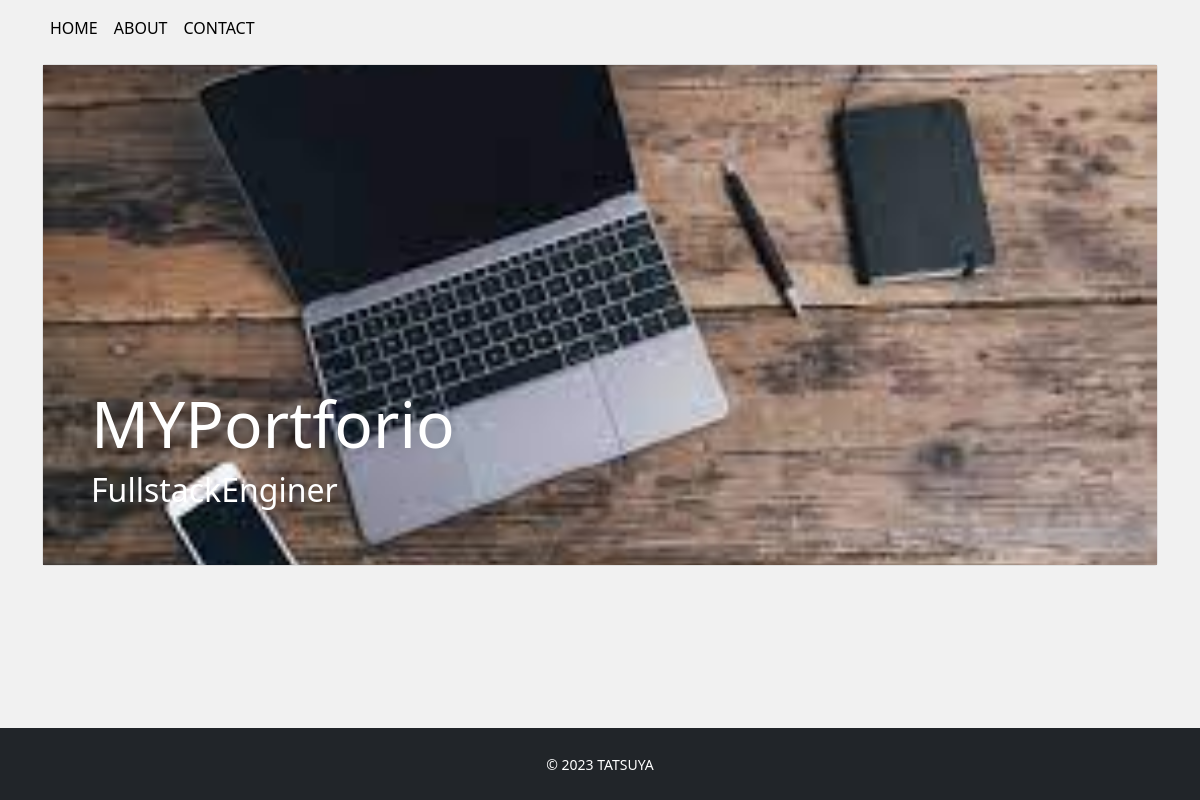
The app's page /, older data.
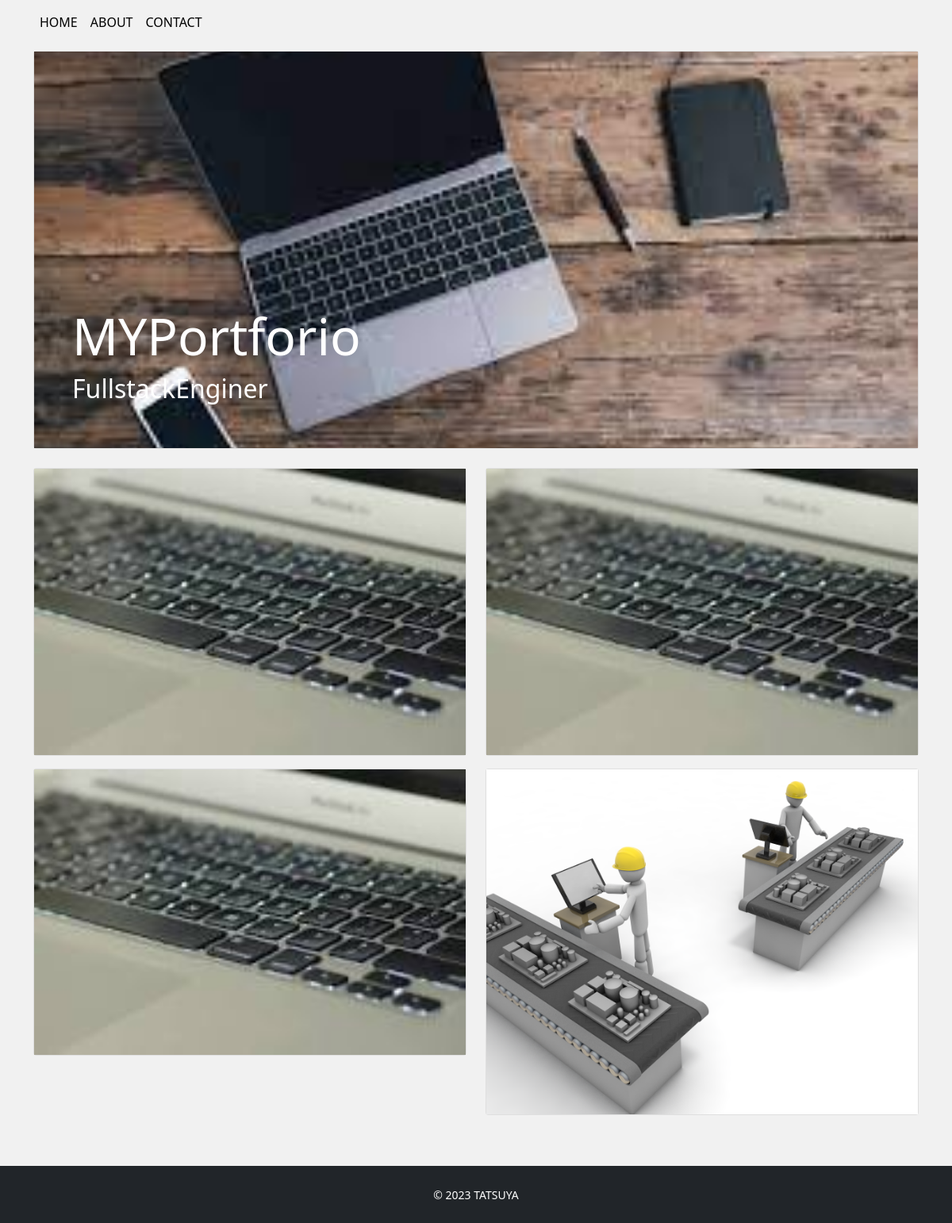
The same page, newer data.
### app/models.py (models this page shows, shortened)
class Profile(models.Model):
    title=models.CharField('タイトル',max_length=100,null=True,blank=True)
    sub_title=models.CharField('サブタイトル',max_length=100,null=True,blank=True)
    name=models.CharField('名前',max_length=100,null=True,blank=True)
    job=models.TextField('仕事',)
    intoroduction=models.TextField('自己紹介')
    github=models.CharField('github',max_length=100,null=True,blank=True)
    twitter=models.CharField('twitter',max_length=100,null=True,blank=True)
    topimage = models.ImageField(upload_to='images',verbose_name='トップ画像')
    subimage = models.ImageField(upload_to='images',verbose_name='サブ画像')

class Work(models.Model):
    title = models.CharField('タイトル',max_length=100)
    image = models.ImageField(upload_to='images',verbose_name='イメージ画像')
    thumbnall =models.ImageField(upload_to='images',verbose_name='サムネイル',null=True,blank=True)
    skill = models.CharField('スキル',max_length=100)
    url = models.CharField('URL',max_length=100,null=True,blank=True)
    created = models.DateField('作成日')
    description = models.TextField('説明')

### app/views.py (the view)
# urls.py: path('', views.IndexView.as_view(),name='index'),
class IndexView(View):
    def get(self,request,*args,**kwargs):
        profile_data=Profile.objects.all()
        if profile_data.exists():
            profile_data = profile_data.order_by('-id')[0]
        work_data=Work.objects.order_by('-id')
        return render(request,'app/index.html',{
            'profile_data':profile_data,
            'work_data':work_data})

### app/templates/app/index.html (shortened to what this page needs)
{%extends 'app/base.html'%}
{% block content %}
<div class="card top d-flex flex-column justify-content-end mb-4">
    <img src="{{profile_data.topimage.url}}" alt="">
    <div class="overlay text-white p-5">
        <h1 class="title">{{profile_data.title}}</h1>
        <h5 class="subtitle">{{profile_data.sub_title}}</h5>
    </div>
</div>
<div class="row mb-5">
    {% for work in work_data%}
    <div class="col-6 col-md3 mb-3">
        <div class="card work-thumbnail">
            {% if work.thumbnail %}
            <img src="{{work.thumbnail.url}}" alt="" class="work-img">
            {% else%}
            <img src="{{work.image.url}}" alt="work-img">
            {% endif%}
        </div>
    </div>
    {% endfor%}
</div>
{% endblock %}

### app/templates/app/base.html (shortened to what this page needs)
{% load static %}
<!DOCTYPE html>
<html lang="ja">
<head>
    <link rel="stylesheet" href="https://cdn.jsdelivr.net/npm/bootstrap@5.0.2/dist/css/bootstrap.min.css"
        rel="stylesheet"
>
    <link rel="stylesheet" href="https://use.fontawesome.com/releases/v5.15.4/css/all.css">
    <link rel="stylesheet" href="{% static 'css/style.css' %}">
</head>
<body>
    <nav class="navbar navbar-expand-lg">
        <div class="container">
            <ul class="navbar-nav">
                <li class="nav-ietm mr-3">
                    <a href="/" class="nav-link nav-color">HOME</a>
                </li>
                <li class="nav-ietm mr-3">
                    <a href="{% url 'about' %}" class="nav-link nav-color">ABOUT</a>
                </li>
                <li class="nav-ietm mr-3">
                    <a href="/" class="nav-link nav-color">CONTACT</a>
                </li>
            </ul>
        </div>
    </nav>
    <main>
        <div class="container">
            {% block content %}
            {% endblock %}
        </div>
    </main>
    <footer class="py-4 bg-dark text-center">
        <small class="text-white">&copy; 2023 TATSUYA</small>
    </footer>
</body>
</html>

### app/static/css/style.css (style rules this page uses)
* { margin: 0; padding: 0; box-sizing: border-box; }
body { background: #f1f1f1; display: flex; flex-flow: column; min-height: 100vh; }
main { flex: 1; }
.navbar-nav { flex-direction: row !important; }
.nav-color { color: black; }
.nav-color:after { content: ""; display: block; height: 2px; background: #ee6c4d; margin-top: 6px; opacity: 0; transform: translateY(12px); transition: all 0.3s ease-in-out; }
.top img { object-fit: cover; height: 500px; }
.overlay { position: absolute; }
.title { font-size: 4rem; }
.subtitle { font-size: 2rem; }

Row changes from the older to the newer data that the page shows:
added Work: image (picture)
added Work: image (picture)
added Work: image (picture)
added Work: image (picture)
